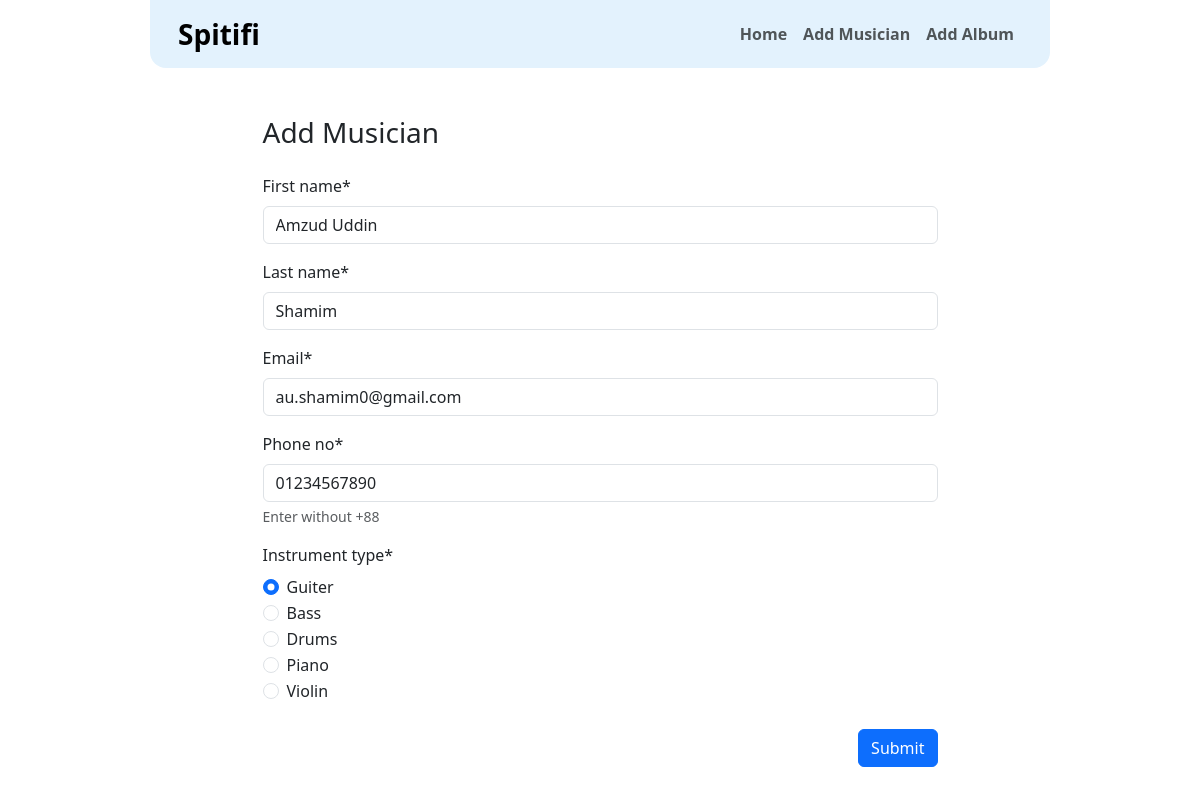
The page /musician/edit/15 on the database its author committed.
### musician/models.py (models this page shows, shortened)
class Musician(models.Model):
    first_name = models.CharField(max_length=50)
    last_name = models.CharField(max_length=50)
    email = models.EmailField()
    phone_no = models.CharField(max_length=14)
    instrument_type = models.CharField(max_length=20)

### musician/views.py (the view)
# urls.py: path("edit/<int:id>", views.EditMusician.as_view(), name="edit_musician"),
class EditMusician(UpdateView):
    model = Musician
    form_class = MusicianForm
    template_name = "musician/add_musician.html"
    pk_url_kwarg = "id"
    success_url = reverse_lazy("home")

### musician/forms.py (shortened to what this page needs)
class MusicianForm(forms.ModelForm):
    class Meta:
        model = Musician
        fields = "__all__"
        widgets = {
            "instrument_type": forms.RadioSelect(
                choices=[
                    ("Guiter", "Guiter"),
                    ("Bass", "Bass"),
                    ("Drums", "Drums"),
                    ("Piano", "Piano"),
                    ("Violin", "Violin"),
                ],
            )
        }
        help_texts = {"phone_no": "Enter without +88"}

### musician/templates/musician/add_musician.html
{% extends "base.html" %} {% block content %}
<div class="w-75 mx-auto">
  <h3 class="mb-4">Add Musician</h3>
  {% load crispy_forms_tags %}
  <form method="post">
    {% csrf_token %} {{form|crispy}}
    <div class="d-flex justify-content-end mt-4">
      <input class="btn btn-primary" type="submit" value="Submit" />
    </div>
  </form>
</div>
{% endblock content %}

### rows shown on the page
Musician: first_name "Amzud Uddin", last_name "Shamim", email "au.shamim0@gmail.com", phone_no "01234567890", instrument_type "☑ Guiter ☐ Bass ☐ Drums ☐ Piano ☐ Violin"
